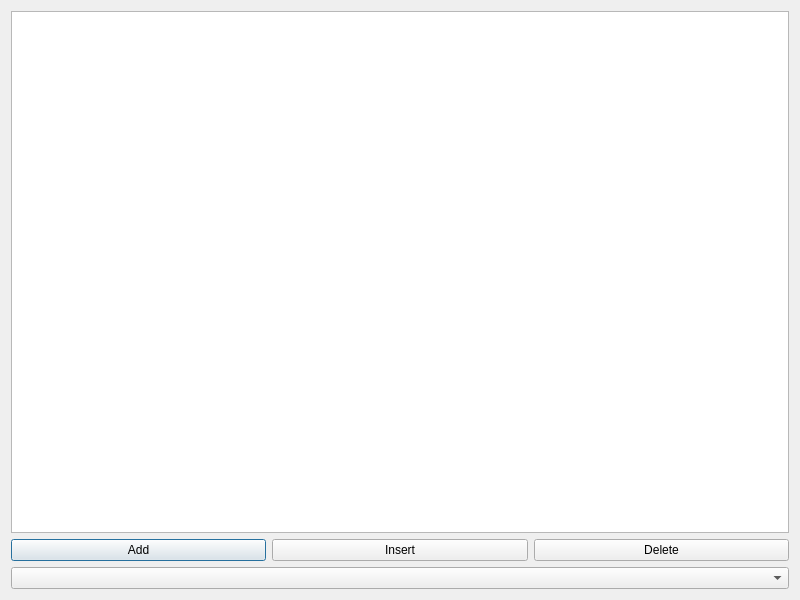
<?xml version="1.0" encoding="UTF-8"?>
<ui version="4.0">
 <class>Dialog</class>
 <widget class="QDialog" name="Dialog">
  <property name="geometry">
   <rect>
    <x>0</x>
    <y>0</y>
    <width>800</width>
    <height>600</height>
   </rect>
  </property>
  <property name="windowTitle">
   <string>Dialog</string>
  </property>
  <layout class="QVBoxLayout" name="verticalLayout">
   <item>
    <widget class="QListView" name="listView"/>
   </item>
   <item>
    <layout class="QHBoxLayout" name="horizontalLayout">
     <item>
      <widget class="QPushButton" name="pushButton">
       <property name="text">
        <string>Add</string>
       </property>
      </widget>
     </item>
     <item>
      <widget class="QPushButton" name="pushButton_2">
       <property name="text">
        <string>Insert</string>
       </property>
      </widget>
     </item>
     <item>
      <widget class="QPushButton" name="pushButton_3">
       <property name="text">
        <string>Delete</string>
       </property>
      </widget>
     </item>
    </layout>
   </item>
   <item>
    <widget class="QComboBox" name="comboBox"/>
   </item>
  </layout>
 </widget>
 <resources/>
 <connections/>
</ui>
